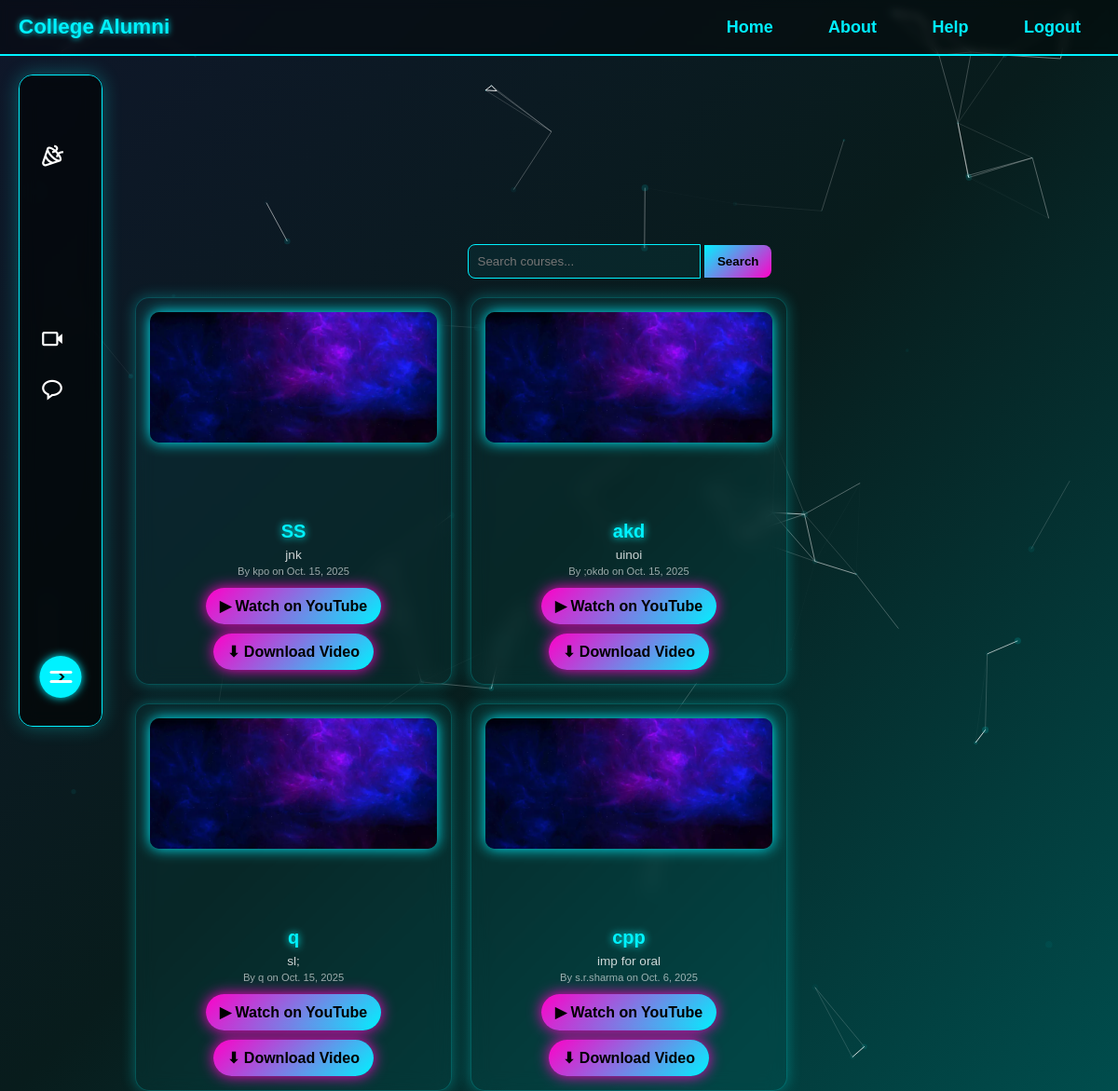
The page /show/course/ on the database its author committed.
### collegeapp/models.py (models this page shows, shortened)
class Course(models.Model):
    cname = models.CharField(max_length=100)
    cdesc = models.TextField()
    cfile = models.FileField(upload_to='courses/')
    uploaded_by = models.CharField(max_length=100)
    date = models.DateField(auto_now_add=True)

### myfinal/views.py (the view)
# urls.py: path('show/course/', views.stu_course, name='show_courses'),
def stu_course(request):
    query = request.GET.get('q')
    courses = Course.objects.all().order_by('-date')
    if query:
        courses = courses.filter(
            Q(cname__icontains=query) |
            Q(cdesc__icontains=query)
        )
    return render(request, 'stu_course.html', {
        'courses': courses,
        'query': query
    })

### templates/stu_course.html (shortened to what this page needs)
<!DOCTYPE html>
<html lang="en">
<head>
{% load static %}
<link rel="stylesheet" href="{% static 'event.css' %}">
<link href='https://unpkg.com/boxicons@2.1.4/css/boxicons.min.css' rel='stylesheet'>
<link rel="stylesheet" href="{% static 'style2.css' %}">
</head>
<body>
<div id="particles-js"></div>
<header class="header">
    <a href="#" class="logo">College Alumni</a>
    <nav class="navbar">
        <a href="{% url 'homestart'%}">Home</a>
        <a href="{% url 'about'%}">About</a>
        <a href="{% url 'help'%}">Help</a>
        <a href="{% url 'logout'%}">Logout</a>
    </nav>
</header>
<div class="navigation" id="sidebar">
    <ul>
        <li><a href="#"><span class="icon"></span><span class="title">Student Dashboard</span></a></li>
        <li><a href="{% url 'events'%}"><span class="icon"><i class='bx bx-party'></i></span><span class="title">Events</span></a></li>
        <li><a href="{% url 'faculty'%}"><span class="icon"></span><span class="title">Teacher Info</span></a></li>
        <li><a href="{% url 'stu_note'%}"><span class="icon"></span><span class="title">Notes</span></a></li>
        <li><a href="{% url 'stu_assingment'%}"><span class="icon"></span><span class="title">Assignments</span></a></li>
        <li><a href="{% url 'show_courses'%}"><span class="icon"><i class='bx bx-video'></i></span><span class="title">Courses</span></a></li>
        <li><a href="{% url 'stu_notice'%}"><span class="icon"><i class='bx bx-message-rounded'></i></span><span class="title">Notice</span></a></li>
    </ul>
    <div class="toggle" id="toggleBtn"><i class='bx bx-chevron-right'></i></div>
</div>
<div class="main-content" id="mainContent">
    <div class="search-bar">
        <form method="GET">
            <input id="searchbar" type="text" name="q" placeholder="Search courses..." value="{{query|default:''}}">
            <button id="searchbtn" type="submit">Search</button>
        </form>
    </div>
    <div class="mainsec">
    {% for course in courses %}
        <div class="course-card">
            <img src="{% static 'thumbnail.jpg' %}" alt="Thumbnail">
            <h2>{{ course.cname }}</h2>
            <p>{{ course.cdesc|truncatewords:10 }}</p>
            <small>By {{ course.uploaded_by }} on {{ course.date }}</small>
            <div class="action-buttons">
                {% if course.youtube_link %}
                    <a class="btn" href="{{ course.youtube_link }}" target="_blank">▶ Watch on YouTube</a>
                {% else %}
                    <a class="btn " href="https://www.youtube.com/results?search_query=MSBTE+Computer+Engineering+Subjects">▶ Watch on YouTube</a>
                {% endif %}
                {% if course.cfile %}
                    <a class="btn" href="{{ course.cfile.url }}" download>⬇ Download Video</a>
                {% else %}
                    <a class="btn disabled" href="#">⬇ Download Video</a>
                {% endif %}
            </div>
        </div>
    {% empty %}
        <p style="grid-column: 1/-1; text-align:center;">No courses found.</p>
    {% endfor %}
    </div>
</div>
</body>
</html>

### static/event.css (style rules this page uses)
:root { --neon-blue: #004d4d; --neon-pink: #ff00c8; --bg-dark: #0f172a; }
body { margin: 0; padding-top: 82px; font-family: 'Poppins', sans-serif; background: linear-gradient(to bottom, var(--bg-dark) 0%, var(--bg-dark) 30%, var(--neon-blue) 100%); color: #ffffff; }
h2 { color: white; font-size: 20px; text-shadow: 0 0 8px aqua ; margin: 70px 0; text-align: center; }
#particles-js { position: fixed; top:0; left:0; width: 100%; height: 100%; z-index: 0; pointer-events: none; background: transparent; }

### static/style2.css (style rules this page uses)
:root { --neon-blue: #00f2ff; --neon-pink: #ff00c8; --bg-dark1: #0f172a; --bg-dark2: #081c1c; --bg-dark3: #004d4d; }
* { margin: 0; padding: 0; box-sizing: border-box; font-family: 'Poppins', sans-serif; }
body { min-height: 100vh; background: linear-gradient(135deg, var(--bg-dark1), var(--bg-dark2), var(--bg-dark3)); color: white; overflow-x: hidden; }
#particles-js { position: fixed; top: 0; left: 0; width: 100%; height: 100%; z-index: 0; }
.navigation { position: fixed; top: 80px; left: 20px; height: calc(100% - 100px); width: 80px; background: linear-gradient(135deg, var(--bg-dark1), var(--bg-dark2), var(--bg-dark3)); border-left: 3px solid var(--neon-blue); border-radius: 20px; overflow: hidden; box-shadow: 0 0 20px rgba(0,255,255,0.3); transition: 0.4s ease; z-index: 900; }
.navigation ul { margin-top: 20px; list-style: none; padding: 0; }
.navigation ul li { margin: 8px 0; }
.navigation ul li a { display: flex; align-items: center; padding: 12px 15px; color: white; border-radius: 12px; transition: 0.3s; text-decoration: none; }
.navigation .icon { font-size: 27px; min-width: 40px; text-align: center; }
.toggle { position: absolute; bottom: 20px; left: 50%; transform: translateX(-50%); width: 45px; height: 45px; background: #1a1717; border-radius: 50%; display: flex; justify-content: center; align-items: center; cursor: pointer; box-shadow: 0 0 15px rgba(0,255,255,0.4); }
.toggle::before, .toggle::after { content: ''; position: absolute; width: 24px; height: 3px; background: white; border-radius: 3px; transition: 0.4s; }
.toggle::before { transform: translateY(-5px); }
.toggle::after { transform: translateY(5px); }
.main-content { margin-left: 120px; margin-top: 100px; z-index: 1; position: relative; transition: margin-left 0.4s ease; }
.header { position: fixed; top: 0; width: 100%; padding: 20px 10px; background: rgba(15, 23, 42, 0.75); backdrop-filter: blur(8px); display: flex; justify-content: space-between; z-index: 100; border-bottom: 2px solid var(--neon-blue); }
.logo { font-size: 25px; color: var(--neon-blue); font-weight: 600; text-shadow: 0 0 6px var(--neon-blue); text-decoration: none; }
.navbar a { font-size: 18px; color: var(--neon-blue); font-weight: bold; transition: all 0.3s ease; text-decoration:none ; padding: 20px; }

### rows shown on the page
Course: cname "SS", cdesc "jnk", uploaded_by "kpo", date "Oct. 15, 2025"
Course: cname "akd", cdesc "uinoi", uploaded_by ";okdo", date "Oct. 15, 2025"
Course: cname "q", cdesc "sl;", uploaded_by "q", date "Oct. 15, 2025"
Course: cname "cpp", cdesc "imp for oral", uploaded_by "s.r.sharma", date "Oct. 6, 2025"
